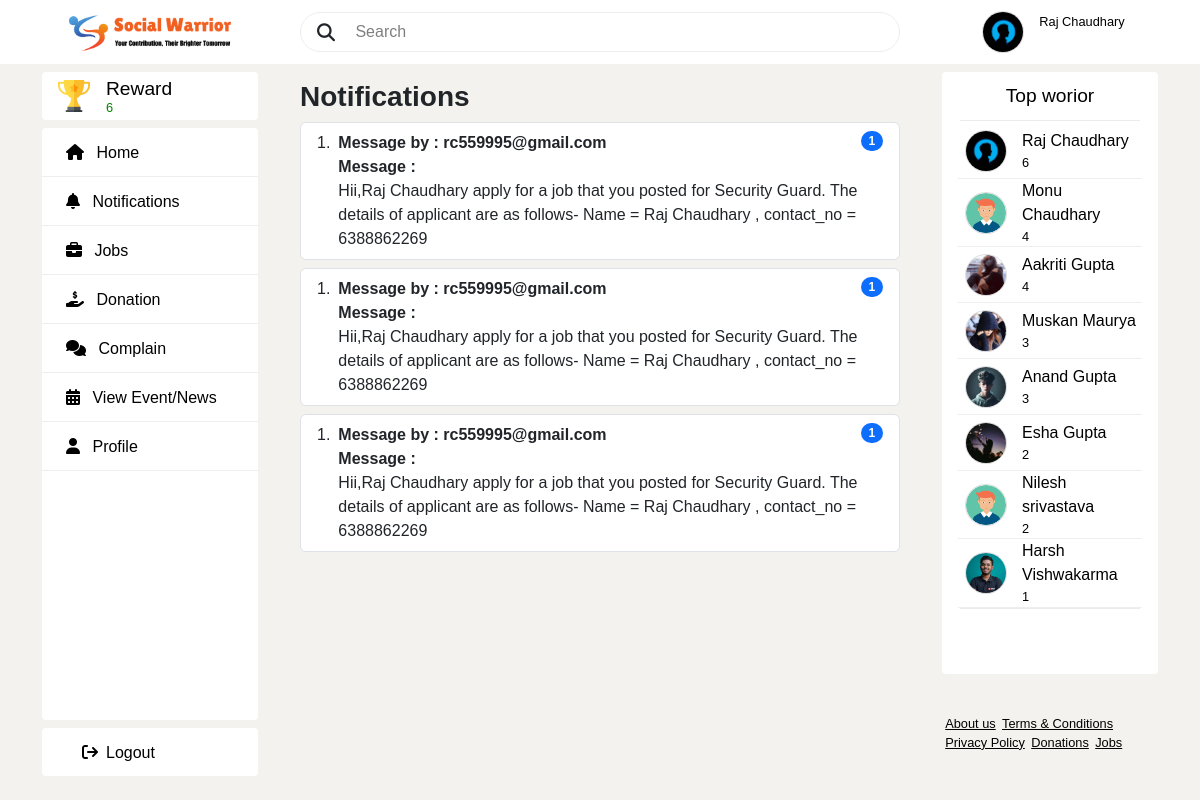
The app's page /notifications/ (signed in) with its own data.
### publicapp/models.py (models this page shows)
class Profile(models.Model):
    user=models.ForeignKey(User,on_delete=models.CASCADE,blank=True,null=True)
    contact_no=models.IntegerField()
    full_name=models.CharField(max_length=50)
    dob = models.CharField(max_length=100,blank=True)
    city=models.CharField(max_length=200)
    state=models.CharField(max_length=200)
    pin_code=models.CharField(max_length=100)
    followers=models.ManyToManyField(User,related_name='followers',blank=True)
    followings =models.ManyToManyField(User,related_name='followings',blank=True)
    profile_picture = models.ImageField(upload_to='profilepics',blank=True)

class Notification(models.Model):
    n_msg = models.TextField()
    notification_by = models.CharField(max_length=200)
    notification_to = models.CharField(max_length=200)
    notification_date = models.DateField()

class TopEnvorior(models.Model):
    profile = models.ForeignKey(Profile,on_delete=models.CASCADE)
    reward = models.IntegerField()

### publicapp/views.py (the view)
# urls.py: path('notifications/',views.notifications,name='notifications'),
def notifications(request):
    current_user = request.session['email']
    current_user_details = Profile.objects.get(user=current_user)
    top = TopEnvorior.objects.get(profile=current_user_details)
    total_reward = top.reward
    top_envorior = TopEnvorior.objects.order_by('-reward')[:8]
    notifications = Notification.objects.filter(notification_to=current_user)
    return render(request,'notifications.html',locals())

### publicapp/templates/notifications.html (shortened to what this page needs)
{% extends 'publicparent.html' %}
{% load static %}
{% block content %}
<h3 class="mt-3 mb-2"><b>Notifications</b></h3>
{% for i in notifications %}
<ol class="list-group list-group-numbered mt-2">
  <li class="list-group-item d-flex justify-content-between align-items-start">
    <div class="ms-2 me-auto">
      <div class="fw-bold">Message by : {{i.notification_by}}</div>
      <div class="fw-bold">Message :</div>
      {{i.n_msg}}
    </div>
    <span class="badge text-bg-primary rounded-pill">1</span>
  </li>
</ol>
{% endfor %}
{% endblock %}

### publicapp/templates/publicparent.html (shortened to what this page needs)
<!DOCTYPE html>
<html lang="en">
  <head>
    {% load static %}
    <link
      rel="stylesheet"
      href="https://cdnjs.cloudflare.com/ajax/libs/font-awesome/6.4.0/css/all.min.css"
    />
    <link href="https://cdn.jsdelivr.net/npm/bootstrap@5.3.3/dist/css/bootstrap.min.css" rel="stylesheet">
    <link rel="stylesheet" href="{% static 'css/publicstyle.css' %}" />
  </head>
  <body class="body">
    <header>
      <div class="left">
        <div class="logo">
          <img class="logo-img" src="{% static 'img/slogo.png' %}" alt="" />
        </div>
      </div>
      <div class="middle">
        <form>
          <div class="search nav-search">
            <i class="fa fa-search" style="font-size: 18px; margin-left: 1rem">
            </i>
            <input type="text" placeholder=" Search " />
          </div>
        </form>
      </div>
      <div class="right">
        <div class="user-profile">
              {% if current_user_details.profile_picture %}
              <a href="{%url 'publicapp:profile'%}">
                <img class="profile-img" src="{{ current_user_details.profile_picture.url }}" alt=""/>
              </a>
              {% else %}
              <a href="{%url 'publicapp:profile'%}">
                <img class="profile-img" src="{% static 'img/profile.png' %}" alt=""/>
              </a>
              {% endif %}
          <div class="profile-txt">
            <a href="{%url 'publicapp:profile'%}" class="txt-3"><p>{{current_user_details.full_name}}</p></a>
          </div>
        </div>
      </div>
    </header>
    <main>
      <div class="publicleft">
        <div class="navlefttop logo">
          <img class="logo-img" src="{% static 'img/trophy.png' %}" />
          <div class="logo-txt">
            <p class="txt-1" style="color: #000000;">Reward</p>
            <p class="txt-3" style="color: green; margin-top: -5px;">{{total_reward}}</p>
          </div>
        </div>
        <div class="navleftmiddle">
          <div class="navleftmiddles">
            <a
              href="{%url 'publicapp:publichome'%}"
              class="text-decoration-none"
            >
              <span class="txt-2 "><i class="fa-solid fa-house"></i></span>
              <span class="txt-2 ">Home</span>
            </a>
          </div>
          <div class="navleftmiddles">
            <a
              href="{%  url 'publicapp:notifications' %}"
              class="text-decoration-none"
            >
              <span class="txt-2"><i class="fa-solid fa-bell"></i></span>
              <span class="txt-2">Notifications</span>
            </a>
          </div>
          <div class="navleftmiddles">
            <a href="{%url 'publicapp:jobs'%}" class="text-decoration-none">
              <span class="txt-2"><i class="fa-solid fa-briefcase"></i></span>
              <span class="txt-2">Jobs</span>
            </a>
          </div>
          <div class="navleftmiddles">
            <a href="{%url 'publicapp:donation'%}" class="text-decoration-none">
              <span class="txt-2"
                ><i class="fa-solid fa-hand-holding-dollar"></i
              ></span>
              <span class="txt-2">Donation</span>
            </a>
          </div>
          <div class="navleftmiddles">
            <a href="{%url 'publicapp:complain'%}" class="text-decoration-none">
              <span class="txt-2"
                ><i class="fa-solid fa-comments"></i
              ></span>
              <span class="txt-2">Complain</span>
            </a>
          </div>
          <div class="navleftmiddles">
            <a href="{%url 'publicapp:viewevent'%}" class="text-decoration-none">
              <span class="txt-2"
                ><i class="fa-solid fa-calendar-days"></i></span>
              <span class="txt-2">View Event/News</span>
            </a>
          </div>
          <div class="navleftmiddles">
            <a
              href="{%url 'publicapp:profile'%}"
              class="text-decoration-none"
            >
              <span class="txt-2"><i class="fa-solid fa-user"></i></span>
              <span class="txt-2">Profile</span>
            </a>
          </div>
        </div>
        <div class="navleftbottom navleftmiddles">
          <div style="margin-top: 13px;">
            <a href="{%url 'publicapp:logout'%}" class="txt-2" data-bs-toggle="modal" data-bs-target="#logoutModal">
              <i class="fa-solid fa-sign-out mx-2 "></i>Logout
            </a>
          </div>
        </div>
      </div>
      <div class="publicmiddle">{% block content %} {% endblock%}</div>
      <div class="publicright">
        <div class="box" >
          <div class="box-header" >
            <p class="txt-1" >Top  worior</p>
          </div>
      <div class="box-main">
        <div style="border-bottom: 1px solid black; opacity: 8%; margin-bottom: 2px;  margin-left: 18px; margin-right: 18px;"></div>
          {%for top in top_envorior%}
          <div class="user-profile navrightmiddles">
            <a href="">
             {% if top.profile.profile_picture %}
              <img class="profile-img" src="{{top.profile.profile_picture.url}}" alt=""/>
             {% else %}
              <img class="profile-img" src="{% static 'img/profile.png' %}" alt=""/>
             {% endif %}
            </a>
            <div class="profile-txt">
              <a href="" class="txt-2"><p>{{top.profile.full_name}}</p></a>
              <a href="" class="txt-3"><p>{{top.reward}}</p></a>
            </div>
          </div>
          {%endfor%}
          <div style="border-bottom: 1px solid black; opacity: 8%; margin-bottom: 2px;  margin-left: 18px; margin-right: 18px;"></div>
      </div>
        </div>
        <div class="box box-bottom" style="
        display: flex;
        flex-wrap: wrap;
        background: none;
        flex: none;
        padding: 2rem 0rem;
    ">
              <a href="/about/"class="txt-3">About us</a>
              <a href="/terms/"class="txt-3">Terms &amp; Conditions</a>
              <a href="/policy/"class="txt-3">Privacy Policy</a>
              <a href="/donation/"class="txt-3">Donations</a>
              <a href="/jobs/"class="txt-3">Jobs</a>
            </div>
      </div>
    </main>
  </body>
</html>

### static/css/publicstyle.css (style rules this page uses)
:root { --white: #000000; --darkgray: #3a3a3a; --gray: #eee; --lightgray: #faf8f8; --green: #ec4c17; --border-radius: 0.25rem; --border-radius2: 5rem; }
* { font-family: "Poppins", sans-serif; margin: 0; padding: 0; }
body { scroll-behavior: smooth; position: relative; height: 100vh; width: 100%; background: #f4f2ee; overflow: hidden; margin: 0; padding: 0; }
a { text-decoration: none; }
p { margin-bottom: 0rem; }
.txt-1 { color: var(--white); font-size: 1.2rem; font-weight: 500; }
.txt-2 { color: var(--white); font-size: 1rem; font-weight: 400; }
.txt-3 { color: var(--white); font-size: 0.8rem; font-weight: 300; }
input { color: black; }
header { width: 100%; position: absolute; background: #ffffff; }
.logo { display: flex; align-items: center; }
.user-profile { display: flex; align-items: center; }
.logo-img { height: 3rem; object-fit: cover; }
.logo-txt { margin: 0rem 0rem 0rem 1rem; }
.profile-txt { min-height: 2.5rem; margin: 0rem 0rem 0rem 1rem; }
.profile-img { margin-left: 0.5rem; width: 2.5rem; height: 2.5rem; object-fit: cover; box-shadow: rgba(0, 0, 0, 0.02) 0px 1px 3px 0px, rgba(27, 31, 35, 0.15) 0px 0px 0px 1px; background-color: #ffffff; border-radius: 100rem; }
.search { width: 100%; height: 2.5rem; display: flex; margin-right: 20px; align-items: center; border: 1px solid var(--gray); border-radius: var(--border-radius2); background: transparent; }
.search input[type="text"],input[type="number"] { padding: 0rem 1rem 0rem 1rem; height: 2.5rem; flex: 1; border: none; outline: none; background: transparent; }
input::placeholder { color: #000000; opacity: 50%; }
main { top: 4rem; position: absolute; display: flex; }
.publicleft { width: 25vw; display: flex; flex-direction: column; align-items: center; }
.navlefttop { margin: 0.5rem; width: 18vw; height: 3rem; border-radius: var(--border-radius); background: #ffffff; }
.navlefttop .logo-img { margin-left: 1rem; height: 2rem; width: 2rem; aspect-ratio: 1/1; }
.navleftmiddle { display: flex; flex-direction: column; flex: 1; width: 18vw; border-radius: var(--border-radius); background: #ffffff; }
.navleftmiddle div { box-sizing: unset; padding: 0.8rem 0rem; height: 1.4rem; border-bottom: 0.5px solid var(--gray); }
.navleftmiddle div .txt-2 { margin-left: 0.5rem; }
.navleftmiddle div a { margin-left: 1rem; }
.navleftbottom { margin: 0.5rem; width: 18vw; height: 3rem; border-radius: var(--border-radius); background: #ffffff; }
.navleftbottom div { margin: 1rem 0rem 0rem 1rem; }
.navleftbottom div .txt-2 { margin-left: 1rem; }
.publicmiddle { height: 90vh; width: 50vw; overflow: auto; scrollbar-width: none; }
.feed-search .btn,.user-profile { margin: 0rem 1rem; }
.publicright { width: 25vw; display: flex; flex-direction: column; align-items: center; }
.box { position: relative; margin-top: 0.5rem; flex: 1; width: 18vw; border-radius: var(--border-radius); background: #ffffff; }
.box.box-bottom a { cursor: pointer; text-decoration: underline; padding: 0rem 0.2rem; }
.box .box-header { position: absolute; top: 1.5rem; left: 50%; transform: translate(-50%, -50%); }
.box .box-main { height: -webkit-fill-available; position: absolute; width: 100%; top:3rem; overflow: auto; }
.box .user-profile { min-height: 3.5rem; border-bottom: 0.5px solid var(--gray); }
@media (min-width: 786px) { header { display: flex; align-items: center; height: 4rem; } }
@media (min-width: 786px) { header .left, header .right { width: 50%; display: flex; justify-content: space-evenly; } }
@media (min-width: 786px) { header .middle { width: 100%; } }
header .left { justify-content: space-around; display: flex; }

### records on screen
Profile: profile_picture (picture), full_name "Raj Chaudhary"
Notification: notification_by "rc559995@gmail.com", n_msg "Hii,Raj Chaudhary apply for a job that you posted for Security Guard. The details of applicant are as follows- Name = Raj Chaudhary , contact_no = 6388862269"
Notification: notification_by "rc559995@gmail.com", n_msg "Hii,Raj Chaudhary apply for a job that you posted for Security Guard. The details of applicant are as follows- Name = Raj Chaudhary , contact_no = 6388862269"
Notification: notification_by "rc559995@gmail.com", n_msg "Hii,Raj Chaudhary apply for a job that you posted for Security Guard. The details of applicant are as follows- Name = Raj Chaudhary , contact_no = 6388862269"
TopEnvorior: profile.profile_picture (picture), profile.full_name "Raj Chaudhary", reward "6"
TopEnvorior: profile.full_name "Monu Chaudhary", reward "4"
TopEnvorior: profile.profile_picture (picture), profile.full_name "Aakriti Gupta", reward "4"
TopEnvorior: profile.profile_picture (picture), profile.full_name "Muskan Maurya", reward "3"
TopEnvorior: profile.profile_picture (picture), profile.full_name "Anand Gupta", reward "3"
TopEnvorior: profile.profile_picture (picture), profile.full_name "Esha Gupta", reward "2"
TopEnvorior: profile.full_name "Nilesh srivastava", reward "2"
TopEnvorior: profile.profile_picture (picture), profile.full_name "Harsh Vishwakarma", reward "1"

### other values on screen
{{ total_reward }} "6"
